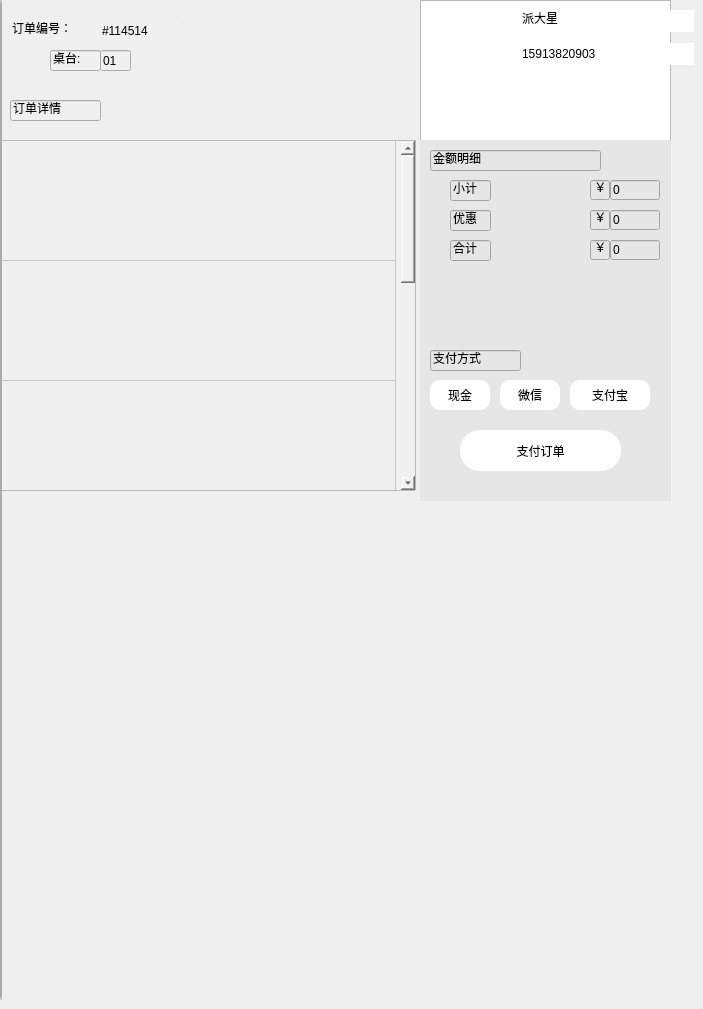
    <widget class="QWidget" name="page_2">
     <widget class="QLineEdit" name="lineEdit_41">
      <property name="geometry">
       <rect>
        <x>10</x>
        <y>20</y>
        <width>101</width>
        <height>21</height>
       </rect>
      </property>
      <property name="styleSheet">
       <string notr="true">border:none;
background-color: rgb(240, 240, 240);
</string>
      </property>
      <property name="text">
       <string>订单编号：</string>
      </property>
      <property name="readOnly">
       <bool>true</bool>
      </property>
     </widget>
     <widget class="QTextEdit" name="textEdit_6">
      <property name="geometry">
       <rect>
        <x>420</x>
        <y>0</y>
        <width>251</width>
        <height>141</height>
       </rect>
      </property>
      <property name="styleSheet">
       <string notr="true"/>
      </property>
     </widget>
     <widget class="QLineEdit" name="numline_2">
      <property name="geometry">
       <rect>
        <x>520</x>
        <y>43</y>
        <width>174</width>
        <height>22</height>
       </rect>
      </property>
      <property name="minimumSize">
       <size>
        <width>150</width>
        <height>20</height>
       </size>
      </property>
      <property name="styleSheet">
       <string notr="true">border:none;
font:20px &quot;楷体&quot;</string>
      </property>
      <property name="text">
       <string>15913820903</string>
      </property>
      <property name="readOnly">
       <bool>true</bool>
      </property>
     </widget>
     <widget class="QLabel" name="avatar_2">
      <property name="geometry">
       <rect>
        <x>454</x>
        <y>8</y>
        <width>60</width>
        <height>60</height>
       </rect>
      </property>
      <property name="minimumSize">
       <size>
        <width>60</width>
        <height>60</height>
       </size>
      </property>
      <property name="maximumSize">
       <size>
        <width>60</width>
        <height>60</height>
       </size>
      </property>
      <property name="text">
       <string/>
      </property>
      <property name="pixmap">
       <pixmap resource="images.qrc">:/Patrick.jfif</pixmap>
      </property>
      <property name="scaledContents">
       <bool>true</bool>
      </property>
     </widget>
     <widget class="QLineEdit" name="nameline_2">
      <property name="geometry">
       <rect>
        <x>520</x>
        <y>10</y>
        <width>174</width>
        <height>22</height>
       </rect>
      </property>
      <property name="minimumSize">
       <size>
        <width>100</width>
        <height>20</height>
       </size>
      </property>
      <property name="styleSheet">
       <string notr="true">border:none;
font:20px &quot;楷体&quot;</string>
      </property>
      <property name="text">
       <string>派大星</string>
      </property>
      <property name="readOnly">
       <bool>true</bool>
      </property>
     </widget>
     <widget class="QLineEdit" name="lineEdit_42">
      <property name="geometry">
       <rect>
        <x>50</x>
        <y>50</y>
        <width>51</width>
        <height>21</height>
       </rect>
      </property>
      <property name="styleSheet">
       <string notr="true">background-color: rgb(240, 240, 240);</string>
      </property>
      <property name="text">
       <string>桌台:</string>
      </property>
      <property name="readOnly">
       <bool>true</bool>
      </property>
     </widget>
     <widget class="QLineEdit" name="lineEdit_43">
      <property name="geometry">
       <rect>
        <x>10</x>
        <y>100</y>
        <width>91</width>
        <height>21</height>
       </rect>
      </property>
      <property name="styleSheet">
       <string notr="true">background-color: rgb(240, 240, 240);</string>
      </property>
      <property name="text">
       <string>订单详情</string>
      </property>
      <property name="readOnly">
       <bool>true</bool>
      </property>
     </widget>
     <widget class="QWidget" name="widget_12" native="true">
      <property name="geometry">
       <rect>
        <x>420</x>
        <y>140</y>
        <width>251</width>
        <height>361</height>
       </rect>
      </property>
      <property name="styleSheet">
       <string notr="true">QWidget{
background-color: rgb(230, 230, 230);
}


QPushButton{
	
	background-color: rgb(255, 255, 255);
}</string>
      </property>
      <widget class="QLineEdit" name="lineEdit_44">
       <property name="geometry">
        <rect>
         <x>10</x>
         <y>10</y>
         <width>171</width>
         <height>21</height>
        </rect>
       </property>
       <property name="text">
        <string>金额明细</string>
       </property>
      </widget>
      <widget class="QPushButton" name="pushButton_63">
       <property name="geometry">
        <rect>
         <x>40</x>
         <y>290</y>
         <width>161</width>
         <height>41</height>
        </rect>
       </property>
       <property name="styleSheet">
        <string notr="true">QPushButton:hover{
	
	background-color: rgb(0, 170, 255);
}
QPushButton:focus{
	
	background-color: rgb(0, 170, 255);
}
QPushButton{
	border-radius:20px;
}</string>
       </property>
       <property name="text">
        <string>支付订单</string>
       </property>
      </widget>
      <widget class="QLineEdit" name="xiaoji">
       <property name="geometry">
        <rect>
         <x>190</x>
         <y>40</y>
         <width>50</width>
         <height>20</height>
        </rect>
       </property>
       <property name="text">
        <string>0</string>
       </property>
       <property name="readOnly">
        <bool>true</bool>
       </property>
      </widget>
      <widget class="QLineEdit" name="youhui">
       <property name="geometry">
        <rect>
         <x>190</x>
         <y>70</y>
         <width>50</width>
         <height>20</height>
        </rect>
       </property>
       <property name="text">
        <string>0</string>
       </property>
       <property name="readOnly">
        <bool>true</bool>
       </property>
      </widget>
      <widget class="QLineEdit" name="heji">
       <property name="geometry">
        <rect>
         <x>190</x>
         <y>100</y>
         <width>50</width>
         <height>20</height>
        </rect>
       </property>
       <property name="text">
        <string>0</string>
       </property>
       <property name="readOnly">
        <bool>true</bool>
       </property>
      </widget>
      <widget class="QLineEdit" name="lineEdit_133">
       <property name="geometry">
        <rect>
         <x>10</x>
         <y>210</y>
         <width>91</width>
         <height>21</height>
        </rect>
       </property>
       <property name="text">
        <string>支付方式</string>
       </property>
       <property name="readOnly">
        <bool>true</bool>
       </property>
      </widget>
      <widget class="QLineEdit" name="lineEdit_140">
       <property name="geometry">
        <rect>
         <x>30</x>
         <y>70</y>
         <width>41</width>
         <height>21</height>
        </rect>
       </property>
       <property name="text">
        <string>优惠</string>
       </property>
       <property name="readOnly">
        <bool>true</bool>
       </property>
      </widget>
      <widget class="QLineEdit" name="lineEdit_137">
       <property name="geometry">
        <rect>
         <x>30</x>
         <y>100</y>
         <width>41</width>
         <height>21</height>
        </rect>
       </property>
       <property name="text">
        <string>合计</string>
       </property>
       <property name="readOnly">
        <bool>true</bool>
       </property>
      </widget>
      <widget class="QLineEdit" name="lineEdit_139">
       <property name="geometry">
        <rect>
         <x>30</x>
         <y>40</y>
         <width>41</width>
         <height>21</height>
        </rect>
       </property>
       <property name="text">
        <string>小计</string>
       </property>
       <property name="readOnly">
        <bool>true</bool>
       </property>
      </widget>
      <widget class="QPushButton" name="cash_bt">
       <property name="geometry">
        <rect>
         <x>10</x>
         <y>240</y>
         <width>60</width>
         <height>30</height>
        </rect>
       </property>
       <property name="styleSheet">
        <string notr="true">QPushButton:hover{
	
	background-color: rgb(0, 170, 255);
}
QPushButton{
	font:20px &quot;楷体&quot;;
	border-radius:10px;
	

}</string>
       </property>
       <property name="text">
        <string>现金</string>
       </property>
      </widget>
      <widget class="QPushButton" name="wechat_bt">
       <property name="geometry">
        <rect>
         <x>80</x>
         <y>240</y>
         <width>60</width>
         <height>30</height>
        </rect>
       </property>
       <property name="styleSheet">
        <string notr="true">QPushButton:hover{
	
	background-color: rgb(0, 170, 255);
}
QPushButton:focus{
	
	background-color: rgb(0, 170, 255);
}QPushButton{
	font:20px &quot;楷体&quot;;
	border-radius:10px;
	

}</string>
       </property>
       <property name="text">
        <string>微信</string>
       </property>
      </widget>
      <widget class="QPushButton" name="Alipay_bt">
       <property name="geometry">
        <rect>
         <x>150</x>
         <y>240</y>
         <width>80</width>
         <height>30</height>
        </rect>
       </property>
       <property name="styleSheet">
        <string notr="true">QPushButton{
	font:20px &quot;楷体&quot;;
	border-radius:10px;
	

}
QPushButton:hover{
	
	background-color: rgb(0, 170, 255);
}
QPushButton:focus{
	
	background-color: rgb(0, 170, 255);
}</string>
       </property>
       <property name="text">
        <string>支付宝</string>
       </property>
      </widget>
      <widget class="QLineEdit" name="xiaoji_2">
       <property name="geometry">
        <rect>
         <x>170</x>
         <y>40</y>
         <width>20</width>
         <height>20</height>
        </rect>
       </property>
       <property name="text">
        <string> ￥</string>
       </property>
       <property name="readOnly">
        <bool>true</bool>
       </property>
      </widget>
      <widget class="QLineEdit" name="xiaoji_3">
       <property name="geometry">
        <rect>
         <x>170</x>
         <y>70</y>
         <width>20</width>
         <height>20</height>
        </rect>
       </property>
       <property name="text">
        <string> ￥</string>
       </property>
       <property name="readOnly">
        <bool>true</bool>
       </property>
      </widget>
      <widget class="QLineEdit" name="xiaoji_4">
       <property name="geometry">
        <rect>
         <x>170</x>
         <y>100</y>
         <width>20</width>
         <height>20</height>
        </rect>
       </property>
       <property name="text">
        <string> ￥</string>
       </property>
       <property name="readOnly">
        <bool>true</bool>
       </property>
      </widget>
     </widget>
     <widget class="QTableWidget" name="tableWidget_3">
      <property name="geometry">
       <rect>
        <x>-5</x>
        <y>140</y>
        <width>421</width>
        <height>351</height>
       </rect>
      </property>
      <property name="styleSheet">
       <string notr="true">background-color: rgb(240, 240, 240);</string>
      </property>
      <attribute name="horizontalHeaderVisible">
       <bool>false</bool>
      </attribute>
      <attribute name="horizontalHeaderDefaultSectionSize">
       <number>400</number>
      </attribute>
      <attribute name="verticalHeaderVisible">
       <bool>false</bool>
      </attribute>
      <attribute name="verticalHeaderDefaultSectionSize">
       <number>120</number>
      </attribute>
      <row>
       <property name="text">
        <string>新建行</string>
       </property>
      </row>
      <row>
       <property name="text">
        <string>新建行</string>
       </property>
      </row>
      <row>
       <property name="text">
        <string>新建行</string>
       </property>
      </row>
      <row>
       <property name="text">
        <string>新建行</string>
       </property>
      </row>
      <row>
       <property name="text">
        <string>新建行</string>
       </property>
      </row>
      <column>
       <property name="text">
        <string>新建列</string>
       </property>
      </column>
     </widget>
     <widget class="QLineEdit" name="lineEdit_45">
      <property name="geometry">
       <rect>
        <x>0</x>
        <y>0</y>
        <width>2</width>
        <height>1000</height>
       </rect>
      </property>
     </widget>
     <widget class="QLineEdit" name="dingdan_num">
      <property name="geometry">
       <rect>
        <x>100</x>
        <y>20</y>
        <width>81</width>
        <height>21</height>
       </rect>
      </property>
      <property name="styleSheet">
       <string notr="true">border:none;
background-color: rgb(240, 240, 240);
</string>
      </property>
      <property name="text">
       <string>#114514</string>
      </property>
      <property name="readOnly">
       <bool>true</bool>
      </property>
     </widget>
     <widget class="QLineEdit" name="zhuotai_num">
      <property name="geometry">
       <rect>
        <x>100</x>
        <y>50</y>
        <width>31</width>
        <height>21</height>
       </rect>
      </property>
      <property name="styleSheet">
       <string notr="true">background-color: rgb(240, 240, 240);</string>
      </property>
      <property name="text">
       <string>01</string>
      </property>
      <property name="readOnly">
       <bool>true</bool>
      </property>
     </widget>
    </widget>
